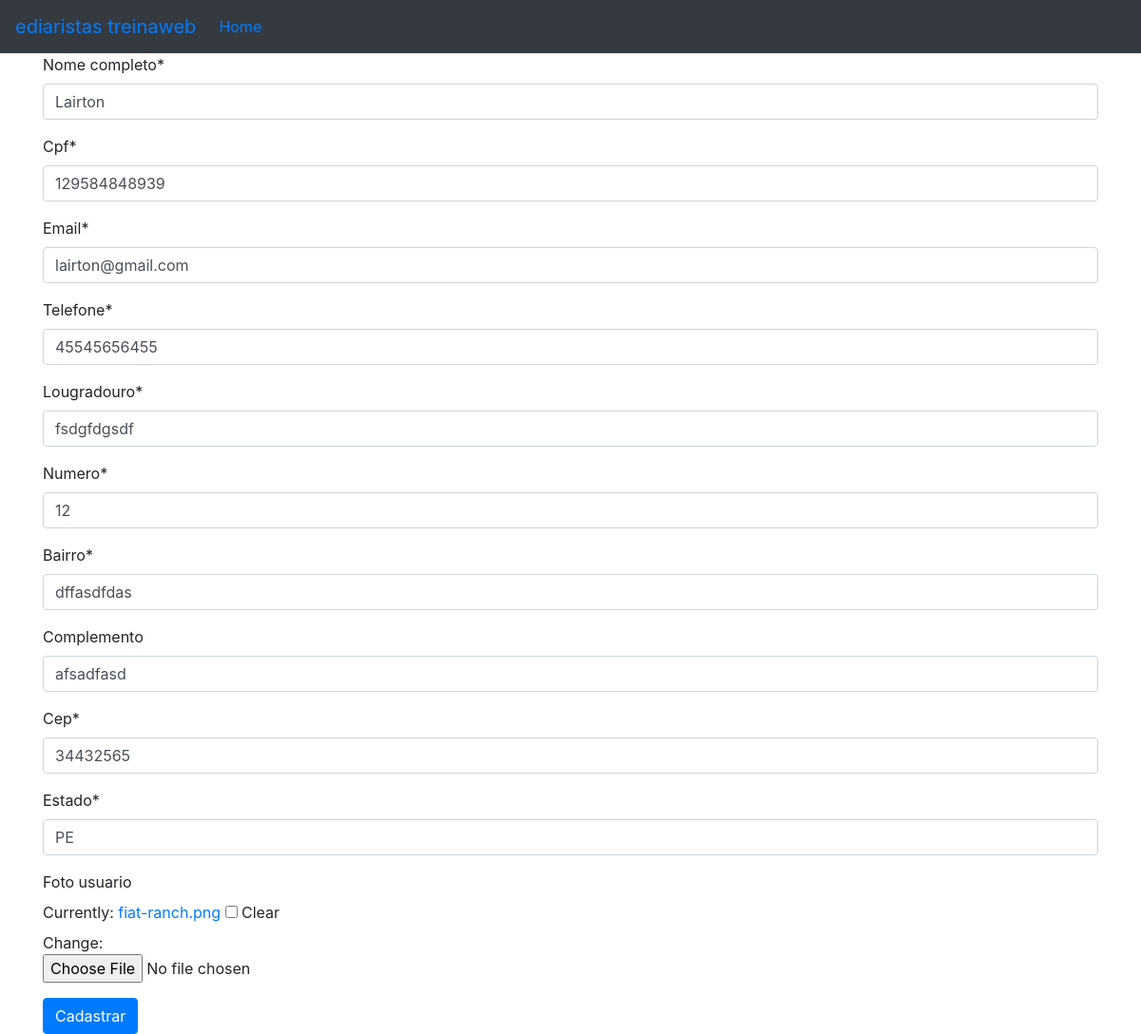
The app's page /web/editar_diarista/1, older data.
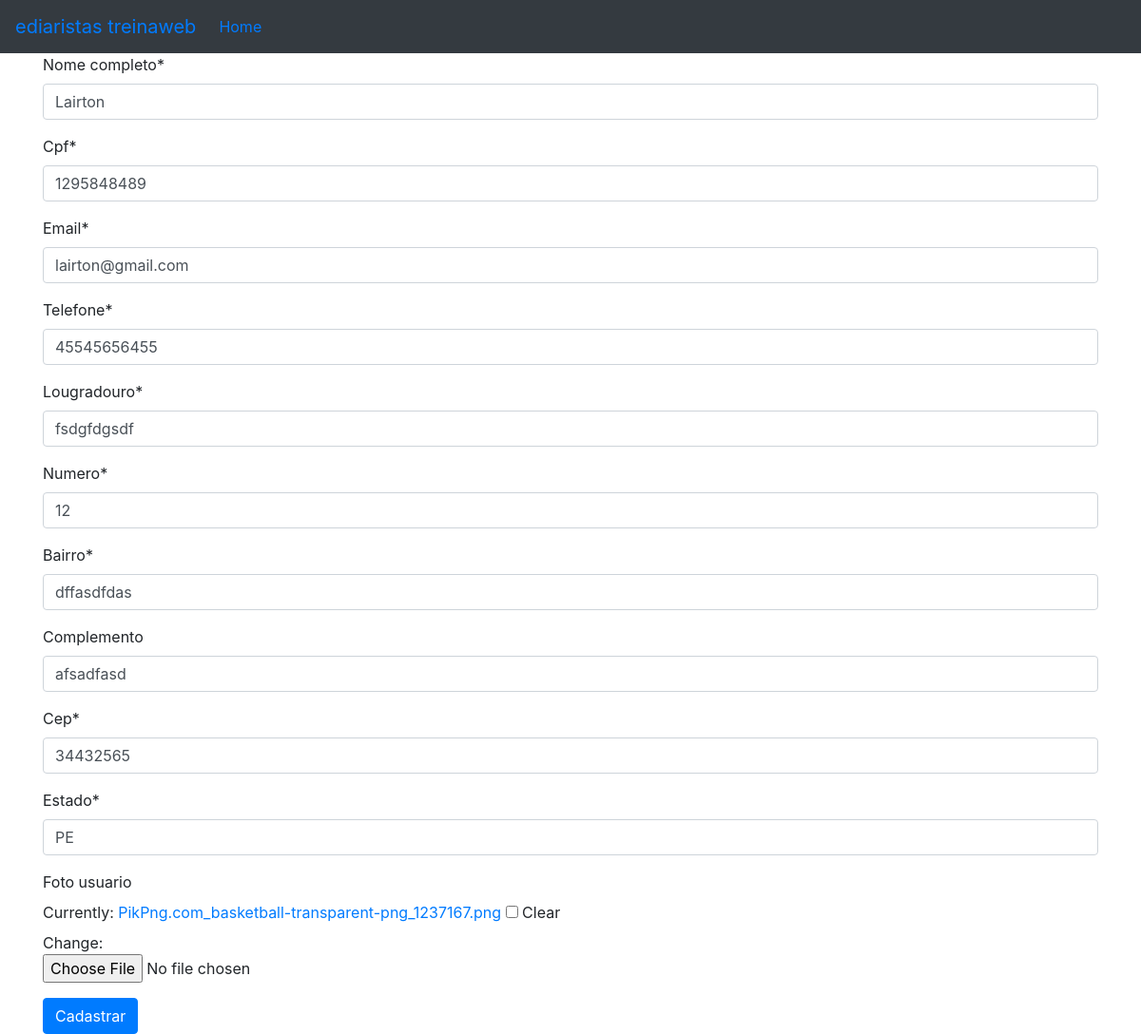
The same page, newer data.
### web/models.py (models this page shows)
class Diarista(models.Model):
    nome_completo = models.CharField(max_length=100, null=False, blank=False)
    cpf = models.CharField(max_length=11, null=False, blank= False)
    email = models.EmailField(null=False, blank=False)
    telefone = models.CharField(max_length=11, null=False, blank=False)
    lougradouro = models.CharField(max_length=60, null=False, blank=False)
    numero = models.IntegerField(null=False, blank=False)
    bairro = models.CharField(max_length=30, null=False, blank=False)
    complemento = models.CharField(max_length=30, null=False, blank=True)
    cep = models.CharField(max_length=8, blank=False)
    estado = models.CharField(max_length=2, null=False, blank=False)
    codigo_ibge = models.IntegerField(null=False, blank=False)
    foto_usuario = models.ImageField(null=False, blank=True)
    objetos = models.Manager()

### web/views.py (the view)
# urls.py: path('editar_diarista/<int:diarista_id>', views.editar_diarista, name='editar_diarista'),
def editar_diarista(request, diarista_id):
    diarista = Diarista.objetos.get(id=diarista_id)
    if request.method == 'POST':
        form_diarista = diarista_form.DiaristaForm(request.POST or None, request.FILES, instance=diarista)
        if form_diarista.is_valid():
            form_diarista.save()
            return redirect('listar_diarista')
    else:
        form_diarista = diarista_form.DiaristaForm(instance=diarista)
    return render(request, 'form_diarista.html', {'form_diarista': form_diarista})

### web/forms/diarista_form.py (shortened to what this page needs)
class DiaristaForm(forms.ModelForm):
    cpf = forms.CharField(widget=forms.TextInput(attrs={'data-mask': "000.000.000-00"}))
    cep = forms.CharField(widget=forms.TextInput(attrs={'data-mask': "00000-000"}))
    telefone = forms.CharField(widget=forms.TextInput(attrs={'data-mask': "(00) 00000-0000"}))
    class Meta:
        model = Diarista
        exclude= ('codigo_ibge',)

### web/templates/form_diarista.html (shortened to what this page needs)
{% extends 'base.html' %}
{% load crispy_forms_tags %}
{% block conteudo %}
<form method="post" enctype="multipart/form-data">
    {{form_diarista|crispy}}
    <button type="submit" class="btn btn-primary">
        Cadastrar
    </button>
</form>
{% endblock conteudo %}

Row changes from the older to the newer data that the page shows:
changed Diarista "Lairton": cpf "129584848939" → "1295848489"
Text that changed along with them:
text no longer shown: "Nome completo * Cpf * Email * Telefone * Lougradouro * Numero * Bairro * Complemento Cep * Estado * Foto usuario Currently: fiat-ranch.png Clear Change:"
text now shown: "Nome completo * Cpf * Email * Telefone * Lougradouro * Numero * Bairro * Complemento Cep * Estado * Foto usuario Currently: PikPng.com_basketball-transparent-png_1237167.png Clear Change:"
